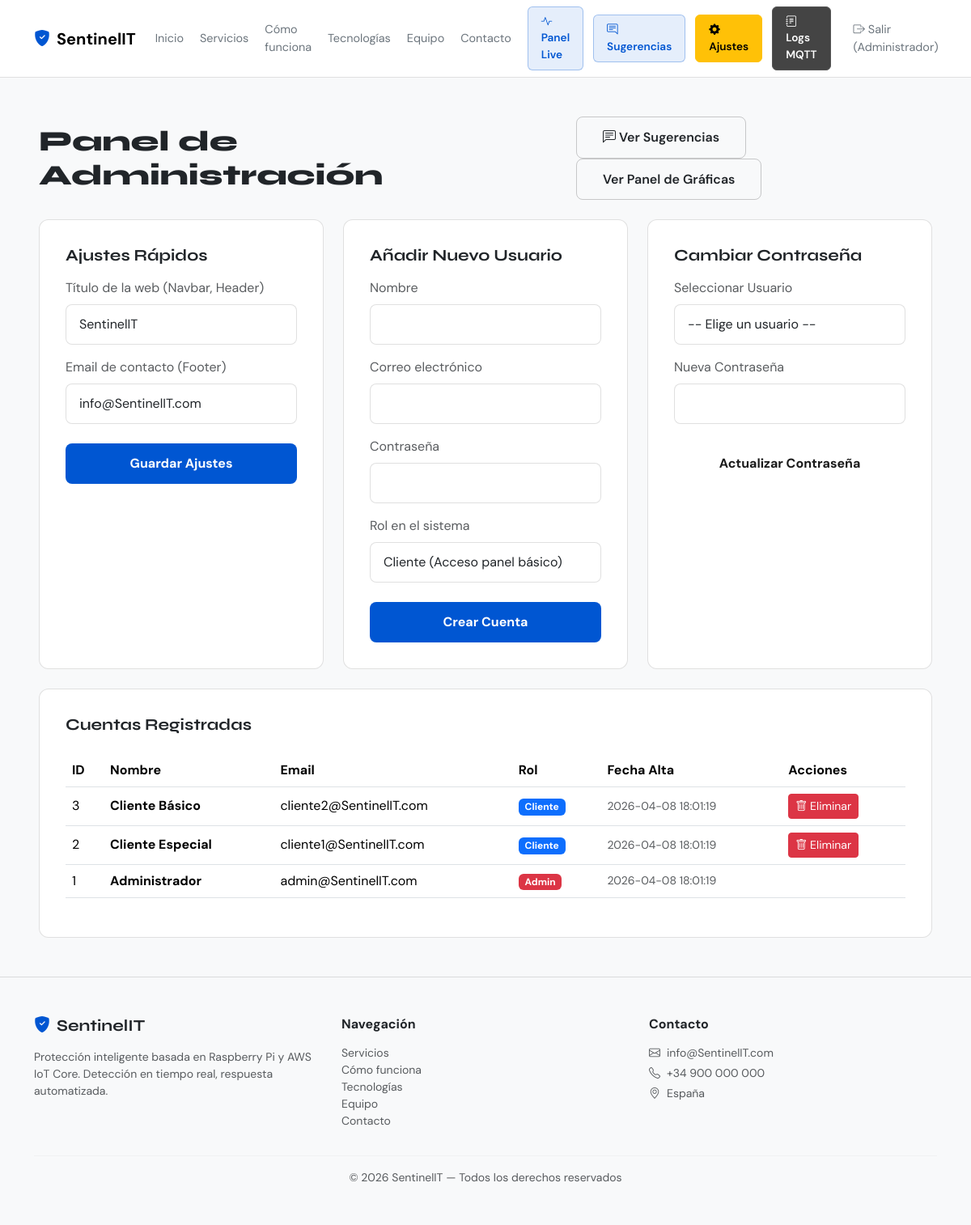
The page /admin.php (signed in) on the database its author committed.
### tables this page shows
CREATE TABLE IF NOT EXISTS usuarios (
    id          INT AUTO_INCREMENT PRIMARY KEY,
    nombre      VARCHAR(100) NOT NULL,
    email       VARCHAR(100) NOT NULL UNIQUE,
    password    VARCHAR(255) NOT NULL,
    rol         ENUM('admin', 'cliente') NOT NULL DEFAULT 'cliente',
    created_at  DATETIME DEFAULT CURRENT_TIMESTAMP
);

### admin.php (the view, shortened to what this page needs)
<?php
require_once 'db.php';
require 'includes/header.php';
$stmt = $pdo->query("SELECT clave, valor FROM ajustes");
$ajustes_actuales = [];
while ($row = $stmt->fetch(PDO::FETCH_ASSOC)) {
    $ajustes_actuales[$row['clave']] = $row['valor'];
}
?>
<?php require 'includes/navbar.php'; ?>
<main class="container-fluid my-5 px-lg-5">
    <div class="d-flex justify-content-between align-items-center mb-4">
        <h2 class="section-title m-0">Panel de Administración</h2>
        <div>
            <a href="sugerencias.php" class="btn-outline-cyber me-2"><i class="bi bi-chat-left-text me-1"></i>Ver Sugerencias</a>
            <a href="panel.php" class="btn-outline-cyber">Ver Panel de Gráficas</a>
        </div>
    </div>
    <div class="row g-4 mb-4">
        <div class="col-lg-4">
            <div class="card-cyber h-100">
                <h5 class="mb-3 fw-bold">Ajustes Rápidos</h5>
                <form method="POST" action="admin.php">
                    <div class="mb-3">
                        <label for="site_title" class="form-label text-muted">Título de la web (Navbar, Header)</label>
                        <input type="text" class="form-control form-control-cyber" id="site_title" name="site_title"
                               value="<?= htmlspecialchars($ajustes_actuales['site_title'] ?? '') ?>" required>
                    </div>
                    <div class="mb-4">
                        <label for="contact_email" class="form-label text-muted">Email de contacto (Footer)</label>
                        <input type="email" class="form-control form-control-cyber" id="contact_email" name="contact_email"
                               value="<?= htmlspecialchars($ajustes_actuales['contact_email'] ?? '') ?>" required>
                    </div>
                    <button type="submit" class="btn-primary-cyber w-100 border-0">Guardar Ajustes</button>
                </form>
            </div>
        </div>
        <div class="col-lg-4">
            <div class="card-cyber h-100">
                <h5 class="mb-3 fw-bold">Añadir Nuevo Usuario</h5>
                <form method="POST" action="admin.php">
                    <div class="mb-3">
                        <label class="form-label text-muted">Nombre</label>
                        <input type="text" class="form-control form-control-cyber" name="new_user_nombre" required>
                    </div>
                    <div class="mb-3">
                        <label class="form-label text-muted">Correo electrónico</label>
                        <input type="email" class="form-control form-control-cyber" name="new_user_email" required>
                    </div>
                    <div class="mb-3">
                        <label class="form-label text-muted">Contraseña</label>
                        <input type="password" class="form-control form-control-cyber" name="new_user_password" required>
                    </div>
                    <div class="mb-4">
                        <label class="form-label text-muted">Rol en el sistema</label>
                        <select class="form-select form-control-cyber" name="new_user_rol">
                            <option value="cliente">Cliente (Acceso panel básico)</option>
                        </select>
                    </div>
                    <button type="submit" class="btn-primary-cyber w-100 border-0">Crear Cuenta</button>
                </form>
            </div>
        </div>
        <div class="col-lg-4">
            <div class="card-cyber h-100">
                <h5 class="mb-3 fw-bold">Cambiar Contraseña</h5>
                <form method="POST" action="admin.php">
                    <div class="mb-3">
                        <label class="form-label text-muted">Seleccionar Usuario</label>
                        <select class="form-select form-control-cyber" name="usuario_id" required>
                            <option value="">-- Elige un usuario --</option>
                        </select>
                    </div>
                    <div class="mb-4">
                        <label class="form-label text-muted">Nueva Contraseña</label>
                        <input type="password" class="form-control form-control-cyber" name="nueva_password" required>
                    </div>
                    <button type="submit" class="btn-primary-cyber w-100 border-0" style="background:var(--color-accent); color:#1a1a1a;">Actualizar Contraseña</button>
                </form>
            </div>
        </div>
    </div>
    <div class="row">
        <div class="col-12">
            <div class="card-cyber">
                <h5 class="mb-4 fw-bold">Cuentas Registradas</h5>
                <div class="table-responsive">
                    <table class="table table-hover align-middle">
                        <thead style="background-color: var(--color-bg); color: var(--color-text);">
                            <tr>
                                <th>ID</th>
                                <th>Nombre</th>
                                <th>Email</th>
                                <th>Rol</th>
                                <th>Fecha Alta</th>
                                <th>Acciones</th>
                            </tr>
                        </thead>
                        <tbody>
                            <?php
                            $stmt_users = $pdo->query("SELECT id, nombre, email, rol, created_at FROM usuarios ORDER BY id DESC");
                            while ($u = $stmt_users->fetch(PDO::FETCH_ASSOC)):
                            ?>
                            <tr>
                                <td><?= htmlspecialchars($u['id']) ?></td>
                                <td class="fw-bold"><?= htmlspecialchars($u['nombre']) ?></td>
                                <td><?= htmlspecialchars($u['email']) ?></td>
                                <td>
                                    <?php if($u['rol'] === 'admin'): ?>
                                        <span class="badge bg-danger">Admin</span>
                                    <?php else: ?>
                                        <span class="badge bg-primary">Cliente</span>
                                    <?php endif; ?>
                                </td>
                                <td class="text-muted small"><?= htmlspecialchars($u['created_at']) ?></td>
                                <td>
                                    <?php if ($u['id'] != $_SESSION['usuario_id']): ?>
                                        <form method="POST" action="admin.php" onsubmit="return confirm('¿Seguro que quieres eliminar este usuario?');" style="display:inline;">
                                            <button type="submit" class="btn btn-sm btn-danger"><i class="bi bi-trash"></i> Eliminar</button>
                                        </form>
                                    <?php endif; ?>
                                </td>
                            </tr>
                            <?php endwhile; ?>
                        </tbody>
                    </table>
                </div>
            </div>
        </div>
    </div>
</main>
<div class="toast-container position-fixed bottom-0 end-0 p-3" style="z-index: 1100">
</div>
<?php require 'includes/footer.php'; ?>

### includes/header.php (shortened to what this page needs)
<?php
$ajustes_globales = [];
if (isset($pdo)) {
    try {
        $stmt_aj = $pdo->query("SELECT clave, valor FROM ajustes");
        while ($row = $stmt_aj->fetch(PDO::FETCH_ASSOC)) {
            $ajustes_globales[$row['clave']] = $row['valor'];
        }
    } catch (PDOException $e) {  }
}
$site_title_global = $ajustes_globales['site_title'] ?? 'SentinelIT';
?>
<!DOCTYPE html>
<html lang="es">
<head>
    <link href="https://cdn.jsdelivr.net/npm/bootstrap@5.3.2/dist/css/bootstrap.min.css" rel="stylesheet">
    <link href="https://cdn.jsdelivr.net/npm/bootstrap-icons@1.11.3/font/bootstrap-icons.css" rel="stylesheet">
    <link href="css/main.css" rel="stylesheet">
</head>
<body>

### includes/navbar.php (shortened to what this page needs)
<?php
$actual = basename($_SERVER['PHP_SELF']);
function activo($archivo) {
    global $actual;
    return $actual === $archivo ? 'active' : '';
}
?>
<nav class="navbar navbar-expand-lg navbar-light sticky-top" id="mainNav">
    <div class="container">
        <a class="navbar-brand fw-bold" href="index.php">
            <i class="bi bi-shield-fill-check me-2" style="color:var(--color-primary)"></i><?= htmlspecialchars($site_title_global ?? 'SentinelIT') ?>
        </a>
        <div class="collapse navbar-collapse" id="navMenu">
            <ul class="navbar-nav ms-auto align-items-lg-center gap-lg-1">
                <li class="nav-item">
                    <a class="nav-link <?= activo('index.php') ?>" href="index.php">Inicio</a>
                </li>
                <li class="nav-item">
                    <a class="nav-link <?= activo('servicios.php') ?>" href="servicios.php">Servicios</a>
                </li>
                <li class="nav-item">
                    <a class="nav-link <?= activo('como-funciona.php') ?>" href="como-funciona.php">Cómo funciona</a>
                </li>
                <li class="nav-item">
                    <a class="nav-link <?= activo('tecnologias.php') ?>" href="tecnologias.php">Tecnologías</a>
                </li>
                <li class="nav-item">
                    <a class="nav-link <?= activo('equipo.php') ?>" href="equipo.php">Equipo</a>
                </li>
                <li class="nav-item">
                    <a class="nav-link <?= activo('contacto.php') ?>" href="contacto.php">Contacto</a>
                </li>
                <?php if (isset($_SESSION['usuario_id'])): ?>
                    <li class="nav-item ms-lg-2">
                        <a class="nav-link btn-cyber px-3 py-2 rounded <?= activo('panel.php') ?>" href="panel.php">
                            <i class="bi bi-activity me-1"></i>Panel Live
                        </a>
                    </li>
                    <li class="nav-item ms-lg-2">
                        <a class="nav-link btn-cyber px-3 py-2 rounded <?= activo('sugerencias.php') ?>" href="sugerencias.php">
                            <i class="bi bi-chat-right-text me-1"></i>Sugerencias
                        </a>
                    </li>
                    <?php if ($_SESSION['rol'] === 'admin'): ?>
                        <li class="nav-item ms-lg-2">
                            <a class="nav-link btn-cyber px-3 py-2 rounded <?= activo('admin.php') ?>" href="admin.php" style="background:var(--color-warning);color:#000!important;border-color:var(--color-warning)">
                                <i class="bi bi-gear-fill me-1"></i>Ajustes
                            </a>
                        </li>
                        <li class="nav-item ms-lg-2">
                            <a class="nav-link btn-cyber px-3 py-2 rounded <?= activo('admin_logs.php') ?>" href="admin_logs.php" style="background:#444;color:#fff!important;border-color:#555">
                                <i class="bi bi-journal-text me-1"></i>Logs MQTT
                            </a>
                        </li>
                    <?php endif; ?>
                    <li class="nav-item ms-lg-2">
                        <a class="nav-link px-3 py-2 text-danger" href="logout.php">
                            <i class="bi bi-box-arrow-right"></i> Salir (<?= htmlspecialchars($_SESSION['nombre']) ?>)
                        </a>
                    </li>
                <?php endif; ?>
            </ul>
        </div>
    </div>
</nav>

### includes/footer.php (shortened to what this page needs)
<footer class="mt-5 py-5" style="background:var(--color-bg); border-top:1px solid var(--color-border)">
    <div class="container">
        <div class="row gy-4">
            <div class="col-md-4">
                <h5 class="fw-bold mb-3">
                    <i class="bi bi-shield-fill-check me-2" style="color:var(--color-primary)"></i>SentinelIT
                </h5>
                <p class="text-muted small">Protección inteligente basada en Raspberry Pi y AWS IoT Core. Detección en tiempo real, respuesta automatizada.</p>
            </div>
            <div class="col-md-4">
                <h6 class="fw-bold mb-3">Navegación</h6>
                <ul class="list-unstyled small">
                    <li><a href="servicios.php"     class="text-muted text-decoration-none footer-link">Servicios</a></li>
                    <li><a href="como-funciona.php" class="text-muted text-decoration-none footer-link">Cómo funciona</a></li>
                    <li><a href="tecnologias.php"   class="text-muted text-decoration-none footer-link">Tecnologías</a></li>
                    <li><a href="equipo.php"         class="text-muted text-decoration-none footer-link">Equipo</a></li>
                    <li><a href="contacto.php"       class="text-muted text-decoration-none footer-link">Contacto</a></li>
                </ul>
            </div>
            <div class="col-md-4">
                <h6 class="fw-bold mb-3">Contacto</h6>
                <p class="text-muted small mb-1"><i class="bi bi-envelope me-2"></i>info@SentinelIT.com</p>
                <p class="text-muted small mb-1"><i class="bi bi-telephone me-2"></i>+34 900 000 000</p>
                <p class="text-muted small"><i class="bi bi-geo-alt me-2"></i>España</p>
            </div>
        </div>
        <hr style="border-color:var(--color-border)">
        <p class="text-center text-muted small mb-0">© <?= date('Y') ?> SentinelIT — Todos los derechos reservados</p>
    </div>
</footer>
</body>
</html>

### css/main.css (style rules this page uses)
:root { --color-bg: #F8F9FA; --color-surface: #FFFFFF; --color-border: rgba(0, 0, 0, 0.12); --color-primary: #0056D2; --color-success: #00875A; --color-danger: #DC3545; --color-warning: #FFC107; --color-text: #212529; --color-muted: #6C757D; --radius: 12px; --font-display: 'Syne', sans-serif; --font-body: 'DM Sans', sans-serif; --font-mono: 'JetBrains Mono', monospace; }
body { background-color: var(--color-bg); color: var(--color-text); font-family: var(--font-body); }
h1, h2, h3, h4, h5 { font-family: var(--font-display); }
#mainNav { background: rgba(255, 255, 255, 0.95) !important; backdrop-filter: blur(12px); border-bottom: 1px solid var(--color-border); }
#mainNav .nav-link { color: var(--color-muted) !important; font-size: 0.9rem; transition: color 0.2s; }
#mainNav .nav-link:hover, #mainNav .nav-link.active { color: var(--color-primary) !important; }
#mainNav .btn-cyber { background: rgba(0, 86, 210, 0.1); color: var(--color-primary) !important; border: 1px solid rgba(0, 86, 210, 0.3); font-weight: 600; font-size: 0.85rem; transition: all 0.2s; }
.btn-primary-cyber { background: var(--color-primary); color: #FFF; font-weight: 700; padding: 0.8rem 2rem; border-radius: 8px; border: none; text-decoration: none; display: inline-block; transition: filter 0.2s, transform 0.2s; }
.btn-outline-cyber { background: transparent; color: var(--color-text); font-weight: 600; padding: 0.8rem 2rem; border-radius: 8px; border: 1px solid rgba(0,0,0,0.2); text-decoration: none; display: inline-block; transition: border-color 0.2s, color 0.2s; }
.card-cyber { background: var(--color-surface); border: 1px solid var(--color-border); border-radius: var(--radius); padding: 2rem; transition: border-color 0.3s, box-shadow 0.3s, transform 0.3s; }
.section-title { font-size: 2.2rem; font-weight: 800; }
.form-control-cyber { background: var(--color-surface); border: 1px solid var(--color-border); color: var(--color-text); border-radius: 8px; padding: 0.75rem 1rem; }
.form-control-cyber::placeholder { color: var(--color-muted); }

### rows shown on the page
usuarios: id "3", nombre "Cliente Básico", email "cliente2@SentinelIT.com", rol "Cliente", created_at "2026-04-08 18:01:19"
usuarios: id "2", nombre "Cliente Especial", email "cliente1@SentinelIT.com", rol "Cliente", created_at "2026-04-08 18:01:19"
usuarios: id "1", nombre "Administrador", email "admin@SentinelIT.com", rol "Admin", created_at "2026-04-08 18:01:19"

### other values the page prints
$site_title_global "SentinelIT"
$_SESSION['nombre'] "Administrador"
